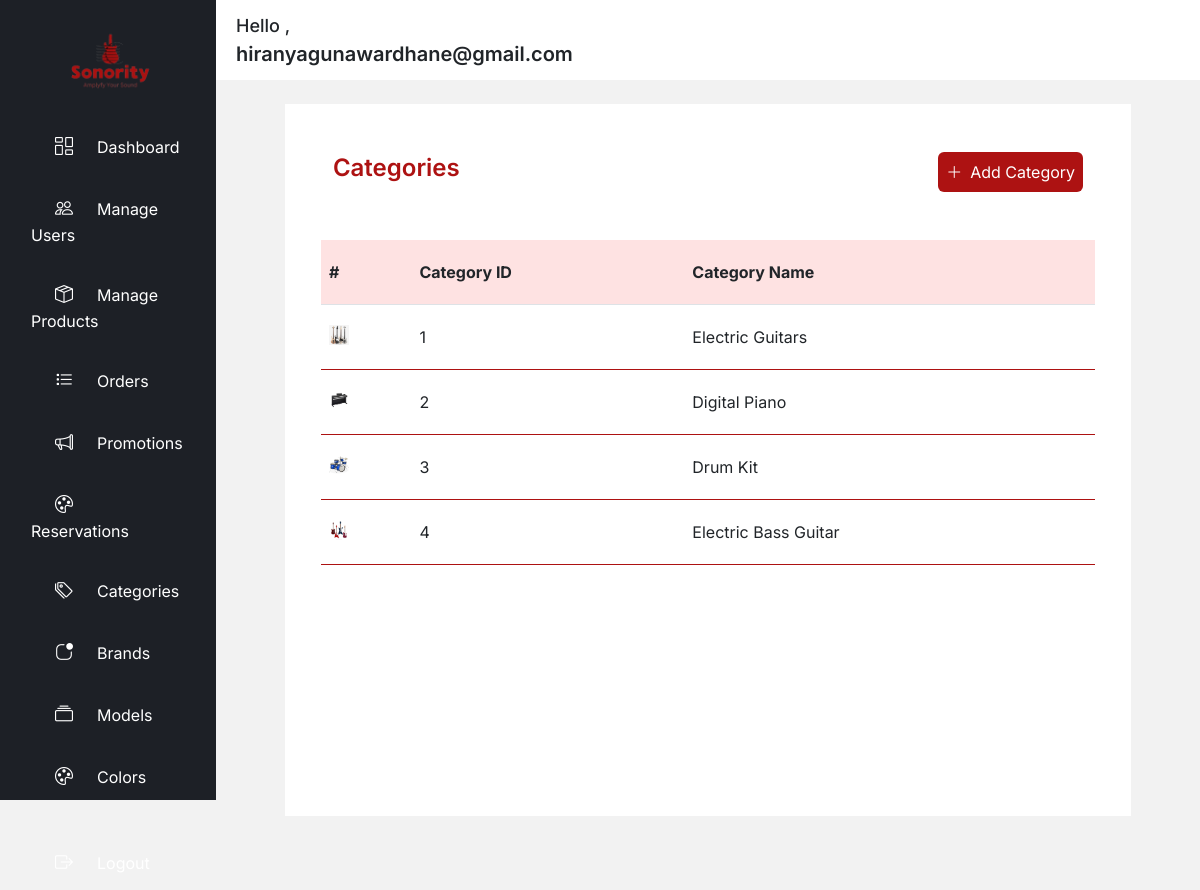
/adminCat.php (signed in), run on the app's committed database.
### tables this page shows
CREATE TABLE IF NOT EXISTS `category` (
  `id` int NOT NULL AUTO_INCREMENT,
  `name` varchar(45) DEFAULT NULL,
  `img_path` varchar(100) DEFAULT NULL,
  PRIMARY KEY (`id`)
);

### libs/connection.php (called while the page is built, shortened)
<?php
class Database
{
    public static $connection;
    public static function setUpConnection()
    {
        if (!isset(Database::$connection)) {
            Database::$connection = new mysqli("localhost", "root", "Hiru2005@", "sonority_music_shop", "3306");
        }
    }
    public static function search($q)
    {
        return Database::$connection->query($q);
    }
}

### adminCat.php (the view, shortened to what this page needs)
<?php
require_once "libs/connection.php";
$process = new Process();
$process->checkAdmin();
class Process
{
    public function checkAdmin()
    {
        if ($_SESSION["admin"]) {
            $email = $_SESSION["admin"]["email"];
            $admin = $this->getAdminByEmail($email);
            if ($admin) {
                $categories = $this->getAllCategories();
                if (isset($_GET["id"])) {
                    $cat_id = $_GET["id"];
                    $cat = $this->getCategoryById($cat_id);
                    if ($cat) {
                        SingleCategory::generate($cat);
                    }
                } else if (isset($_GET["name"])) {
                    SingleCategory::generate();
                } else {
                    Cat::generate($categories);
                }
            } else {
                include "404.php";
            }
        } else {
            include "App/views/notLogged_user_templete.php";
        }
    }
    private function getAllCategories()
    {
        $result = $this->search("SELECT * FROM `category`");
        return $result->num_rows > 0 ? $result : null;
    }
    private function getAdminByEmail($email)
    {
        $result = $this->search("SELECT * FROM `admin` WHERE `email`='" . $email . "'");
        return $result->num_rows > 0 ? $result->fetch_assoc() : null;
    }
    private function search($q)
    {
        return Database::search($q);
    }
}
?>
<?php
class Cat
{
    public static function generate($categories)
    {
?>
        <!DOCTYPE html>
        <html lang="en">
        <head>
            <link rel="stylesheet" href="assets/plugin/bootstrap/css/bootstrap.css">
            <link rel="stylesheet" href="assets/css/style.css">
            <script src="https://cdn.tailwindcss.com"></script>
            <link rel="stylesheet" href="https://cdn.jsdelivr.net/npm/bootstrap-icons@1.11.3/font/bootstrap-icons.min.css">
            <link rel="stylesheet" type="text/css" href="https://www.shieldui.com/shared/components/latest/css/light-bootstrap/all.min.css" />
        </head>
        <body class="bg-[#f2f2f2]">
            <div class="container-fluid vh-100">
                <div class="row">
                    <?php
                    include "App/includes/adminDshboardMenu.php";
                    ?>
                    <div class=" lg:w-[82%] h-[5rem] bg-white " id="kl">
                        <?php
                        include "App/includes/adminDashbordHeader.php";
                        ?>
                        <?php
                        Categories::generate($categories);
                        ?>
                    </div>
                </div>
            </div>
        </body>
        </html>
<?php
    }
}
?>
<?php
class Categories
{
    public static function generate($categories)
    {
?>
        <div class="row mt-4 orders" id="categories_area">
            <div class="w-[43%] bg-white pt-5 ps-5 pe-5 pb-5 ml-[7%]">
                <span class="mb-[35px] text-2xl text-[#AD1212] fw-semibold">Categories</span>
            </div>
            <div class="w-[43%] bg-white pt-5 ps-5 pe-5 pb-5  text-end" onclick="addCat();">
                <button class="bg-[#AD1212] text-white p-2 rounded "><i class="bi bi-plus-lg pe-2"></i>Add Category</button>
            </div>
            <div class="w-[86%] bg-white pb-5 pe-5 ps-5 ml-[7%]" style="overflow-y: scroll; height:36rem;">
                <div class="row">
                    <table class="table hover:cursor-pointer">
                        <thead class="bg-red-100 ">
                            <tr>
                                <th scope="col">#</th>
                                <th scope="col">Category ID</th>
                                <th scope="col">Category Name</th>
                            </tr>
                        </thead>
                        <tbody class="">
                            <?php
                            while ($category = $categories->fetch_assoc()) {
                            ?>
                                <tr class="border-[#AD1212]" onclick="singleCat(<?php echo $category['id']; ?>);">
                                    <th scope="row">
                                        <img src="<?php echo $category['img_path']; ?>" width="20px" height="20px" alt="">
                                    </th>
                                    <td><?php echo $category["id"]; ?></td>
                                    <td><?php echo $category["name"]; ?></td>
                                </tr>
                            <?php
                            }
                            ?>
                        </tbody>
                    </table>
                </div>
            </div>
        </div>
<?php
    }
}
?>

### assets/css/style.css (style rules this page uses)
* { font-family: "Inter", sans-serif; font-optical-sizing: auto; font-style: normal; font-variation-settings: "slnt" 0; }
body { margin: 0 !important; }
.table td, .table th { padding-top: 55px; padding-bottom: 55px; }

### adminCat.php (style rules this page uses)
.table td, .table th { padding-top: 20px; padding-bottom: 20px; }

### data on the page
category: img_path (picture), id "1", name "Electric Guitars"
category: img_path (picture), id "2", name "Digital Piano"
category: img_path (picture), id "3", name "Drum Kit"
category: img_path (picture), id "4", name "Electric Bass Guitar"

### other printed values
$_SESSION["admin"]["email"] "hiranyagunawardhane@gmail.com"
